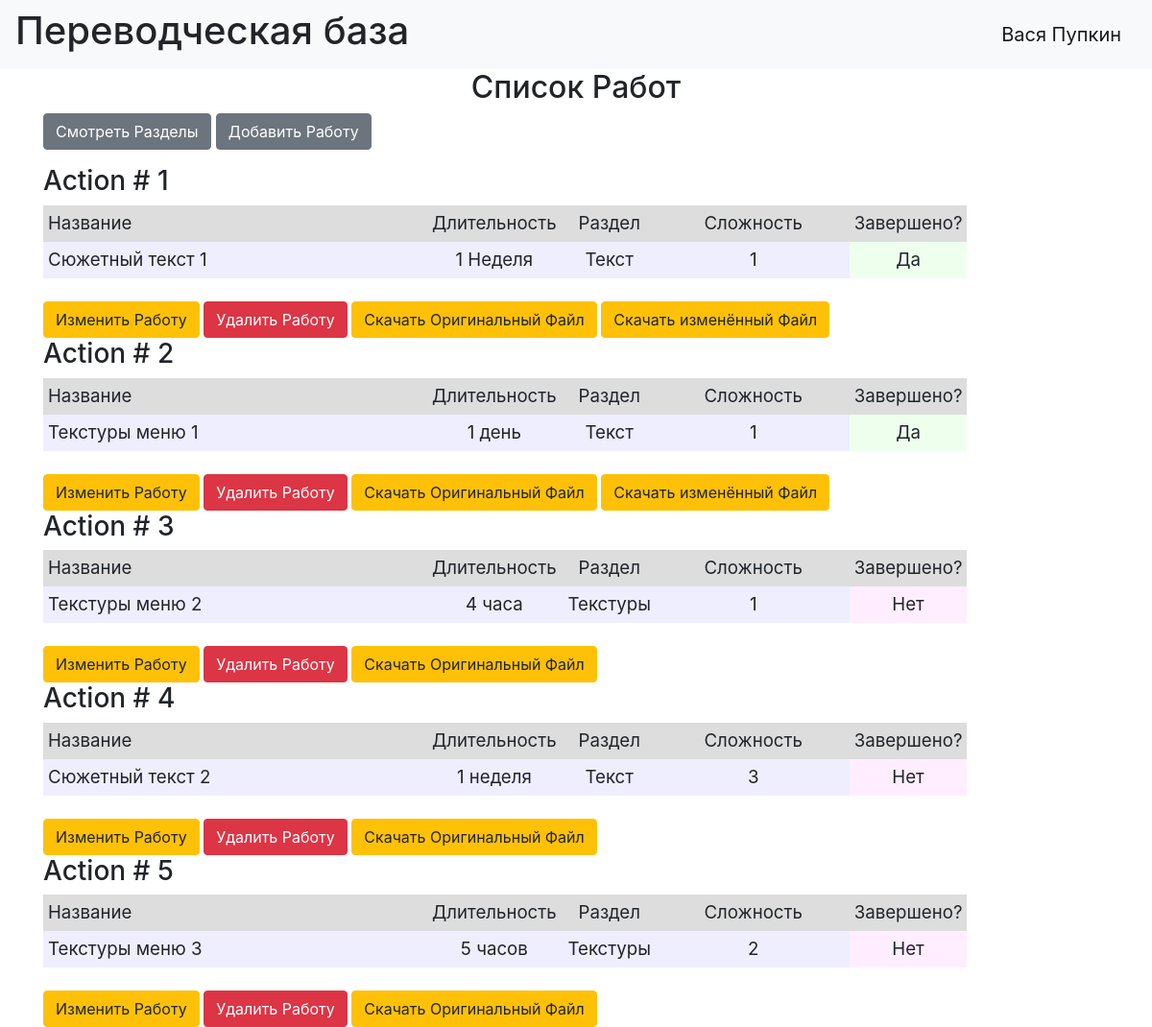
Page /index (signed in) on the committed database.
### data/users.py (models this page shows, shortened)
class User(SqlAlchemyBase, UserMixin, SerializerMixin):
    __tablename__ = 'users'
    id = sqlalchemy.Column(sqlalchemy.Integer, primary_key=True, autoincrement=True)
    surname = sqlalchemy.Column(sqlalchemy.String, nullable=True)
    name = sqlalchemy.Column(sqlalchemy.String, nullable=True)
    age = sqlalchemy.Column(sqlalchemy.Integer, nullable=True)
    department = sqlalchemy.Column(sqlalchemy.String, nullable=True)
    address = sqlalchemy.Column(sqlalchemy.String, nullable=True)
    email = sqlalchemy.Column(sqlalchemy.String, index=True, unique=True, nullable=True)
    hashed_password = sqlalchemy.Column(sqlalchemy.String, nullable=True)
    modifed_date = sqlalchemy.Column(sqlalchemy.DateTime, default=datetime.datetime.now)
    city_from = sqlalchemy.Column(sqlalchemy.String, default='not fill')
    jobs = orm.relation("Jobs", back_populates='user')
    departments = orm.relation("Department", back_populates='user')

### data/jobs.py (models this page shows, shortened)
class Jobs(SqlAlchemyBase, UserMixin, SerializerMixin):
    __tablename__ = 'jobs'
    id = sqlalchemy.Column(sqlalchemy.Integer, primary_key=True, autoincrement=True)
    job = sqlalchemy.Column(sqlalchemy.String, nullable=True)
    work_size = sqlalchemy.Column(sqlalchemy.Integer, nullable=True, default=0)
    department = sqlalchemy.Column(sqlalchemy.String, nullable=True)
    start_date = sqlalchemy.Column(sqlalchemy.DateTime, default=datetime.datetime.now)
    end_date = sqlalchemy.Column(sqlalchemy.DateTime, default=datetime.datetime.now)
    is_finished = sqlalchemy.Column(sqlalchemy.Boolean, default=False)
    file_name = sqlalchemy.Column(sqlalchemy.String, default=False)
    file_type = sqlalchemy.Column(sqlalchemy.String, default=False)
    is_edited = sqlalchemy.Column(sqlalchemy.Boolean, default=False)
    category = sqlalchemy.Column(sqlalchemy.Integer, sqlalchemy.ForeignKey("category.id"))
    team_leader = sqlalchemy.Column(sqlalchemy.Integer, sqlalchemy.ForeignKey("users.id"))
    user = orm.relation('User')
    categories = orm.relation("Category",
                              secondary="association",
                              backref="jobs")

### data/departments.py (models this page shows, shortened)
class Department(SqlAlchemyBase, UserMixin, SerializerMixin):
    __tablename__ = 'departments'
    id = sqlalchemy.Column(sqlalchemy.Integer, primary_key=True, autoincrement=True)
    title = sqlalchemy.Column(sqlalchemy.String, nullable=True)
    chief = sqlalchemy.Column(sqlalchemy.Integer, sqlalchemy.ForeignKey("users.id"))
    members = sqlalchemy.Column(sqlalchemy.String, nullable=True)
    email = sqlalchemy.Column(sqlalchemy.String, index=True, unique=True, nullable=True)
    user = orm.relation('User')

### main.py (the view)
@app.route("/")
@app.route("/index")
def index():
    db_sess = db_session.create_session()
    jobs = db_sess.query(Jobs).all()
    users = db_sess.query(User).all()
    names = {name.id: (name.surname, name.name) for name in users}
    departments = {dep.id: dep.title for dep in db_sess.query(Department).all()}
    return render_template("index.html", jobs=jobs, names=names, departments=departments, title='Work log')

### data/db_session.py (called while the page is built)
def create_session() -> Session:
    global __factory
    return __factory()

### main.py (called while the page is built)
@login_manager.user_loader
def load_user(user_id):
    db_sess = db_session.create_session()
    return db_sess.query(User).get(user_id)

### templates/index.html (shortened to what this page needs)
{% extends "base.html" %}
{% block content %}
<h2 align="center">Список Работ</h2>
{% if current_user.is_authenticated and current_user.department == 1 %}
<p align="justify">
    <a href="departments" class="btn btn-secondary">Смотреть Разделы</a>
    <a href="addjob" class="btn btn-secondary">Добавить Работу</a>
{% endif %}
{% for job in jobs %}
<h3>Action # {{ job.id }}</h3>
<div class="table_container">
    <table class="my_table">
        <tr class="my_row">
            <td class="title" width="400px" bgcolor="#dddddd">Название</td>
            <td class="title" width="100px" bgcolor="#dddddd" align="center">Длительность</td>
            <td class="title" width="100px" bgcolor="#dddddd" align="center">Раздел</td>
            <td class="title" width="200px" bgcolor="#dddddd" align="center">Сложность</td>
            <td class="title" width="100px" bgcolor="#dddddd" align="center">Завершено?</td>
        </tr>
        <tr class="my_row">
            <td class="ordinary" bgcolor="#eeeeff">{{ job.job.capitalize() }}</td>
            <td class="ordinary" bgcolor="#eeeeff" align="center">{{ job.work_size }}</td>
            <td class="ordinary" bgcolor="#eeeeff" align="center">{{ departments[job.department]}}</td>
            <td class="ordinary" bgcolor="#eeeeff" align="center">{{ job.category }}</td>
            {% if job.is_finished %}
            <td class="ordinary" bgcolor="#eeffee" align="center">Да</td>
            {% else %}
            <td class="ordinary" bgcolor="#ffeeff" align="center">Нет</td>
            {% endif %}
        </tr>
    </table>
</div>
<br>
{% if current_user.is_authenticated and current_user.id == job.team_leader or current_user.id == 1  %}
<div>
    <a href="/jobs/{{ job.id }}" class="btn btn-warning">Изменить Работу</a>
    <a href="/job_delete/{{ job.id }}" class="btn btn-danger">Удалить Работу</a>
    {% if current_user.is_authenticated and current_user.department == 1 or current_user.id == 1  %}
    <a href="/download/{{ job.id }}" class="btn btn-warning">Скачать Оригинальный Файл</a>
    {% if job.is_edited == 1  %}
    <a href="/download2/{{ job.id }}" class="btn btn-warning">Скачать изменённый Файл</a>
    {% endif %}
    {% endif %}
</div>
{% endif %}
{% endfor %}
{% endblock %}

### templates/base.html (shortened to what this page needs)
<!DOCTYPE html>
<html lang="en">
<head>
    <link rel="stylesheet" href="https://stackpath.bootstrapcdn.com/bootstrap/4.4.1/css/bootstrap.min.css"
>
    <link rel="stylesheet" type="text/css" href="../static/css/style.css"/>
</head>
<body>
<header>
    <nav class="navbar navbar-light bg-light">
        <h1>Переводческая база</h1>
        {% if current_user.is_authenticated %}
        <a class="navbar-brand" href="/logout">{{ current_user.name }} {{ current_user.surname }}</a>
        {% else %}
        <p>
            <a class="btn btn-primary " href="/register">Регистрация</a>
            <a class="btn btn-success" href="/login">Вход</a>
        </p>
        {% endif %}
    </nav>
</header>
<main role="main" class="container">
    {% block content %}{% endblock %}
</main>
</body>
</html>

### static/css/style.css (style rules this page uses)
td.title { background-color: "#dddddd"; align: "center"; font-size: 14pt; padding: 5px; }
td.ordinary { background-color: "#eeeeff"; align: "center"; font-size: 14pt; padding: 5px; }
p { font-size: 14pt; }

### rows in the picture
User: name "Вася", surname "Пупкин"
Jobs: id "1", job "Сюжетный текст 1", work_size "1 Неделя", department.title "Текст", category "1", is_finished "Да"
Jobs: id "2", job "Текстуры меню 1", work_size "1 день", department.title "Текст", category "1", is_finished "Да"
Jobs: id "3", job "Текстуры меню 2", work_size "4 часа", department.title "Текстуры", category "1", is_finished "Нет"
Jobs: id "4", job "Сюжетный текст 2", work_size "1 неделя", department.title "Текст", category "3", is_finished "Нет"
Jobs: id "5", job "Текстуры меню 3", work_size "5 часов", department.title "Текстуры", category "2", is_finished "Нет"
